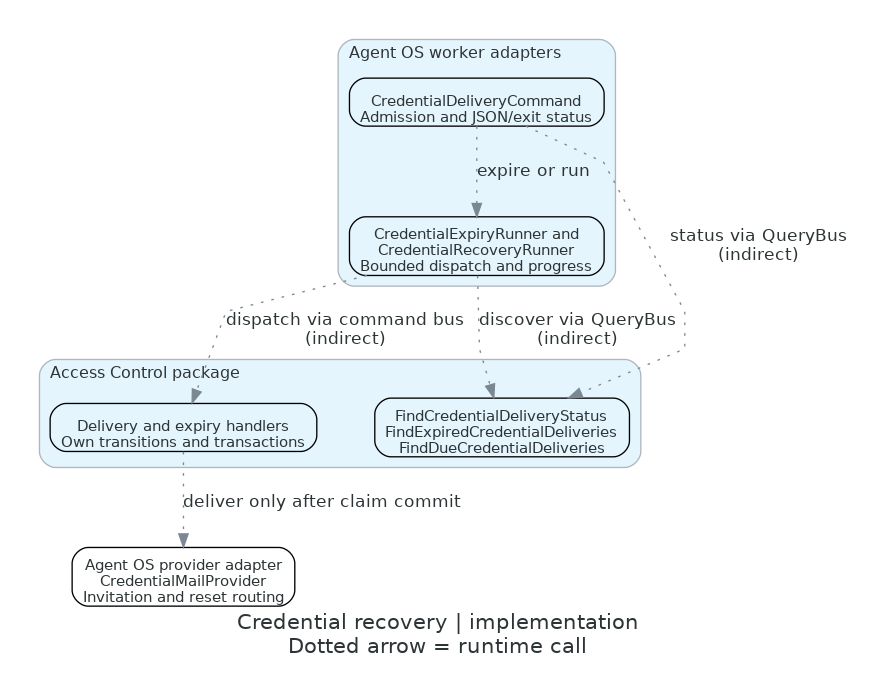

Write the Python code that produced this figure.
"""Render the credential worker ownership view described in README.md."""
from pathlib import Path

from diagrams import Cluster, Diagram, Edge, Node

with Diagram(
    "Credential recovery | implementation\n"
    "Dotted arrow = runtime call",
    filename=str(Path(__file__).with_suffix("")),
    outformat="png", show=False, direction="TB",
    graph_attr={"fontname": "DejaVu Sans", "fontsize": "16", "pad": "0.3", "splines": "polyline"},
    node_attr={"shape": "box", "fixedsize": "false", "height": "0.5", "fontname": "DejaVu Sans", "fontsize": "11"},
    edge_attr={"fontname": "DejaVu Sans", "fontsize": "10"},
):
    with Cluster("Agent OS worker adapters"):
        entry = Node("CredentialDeliveryCommand\nAdmission and JSON/exit status", nodeid="entry")
        runners = Node("CredentialExpiryRunner and\nCredentialRecoveryRunner\nBounded dispatch and progress", nodeid="runners")
    with Cluster("Access Control package"):
        queries = Node("FindCredentialDeliveryStatus\nFindExpiredCredentialDeliveries\nFindDueCredentialDeliveries", nodeid="queries")
        commands = Node("Delivery and expiry handlers\nOwn transitions and transactions", nodeid="commands")
    provider = Node("Agent OS provider adapter\nCredentialMailProvider\nInvitation and reset routing", nodeid="provider")

    entry >> Edge(label="expire or run", style="dotted") >> runners
    entry >> Edge(label="status via QueryBus\n(indirect)", style="dotted") >> queries
    runners >> Edge(label="discover via QueryBus\n(indirect)", style="dotted") >> queries
    runners >> Edge(label="dispatch via command bus\n(indirect)", style="dotted") >> commands
    commands >> Edge(label="deliver only after claim commit", style="dotted") >> provider
